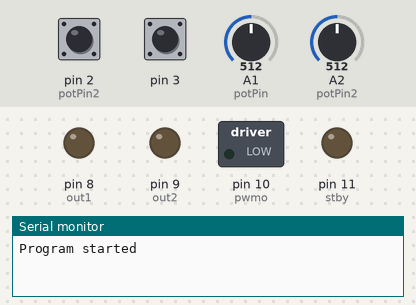
The sketch below on a simulated Arduino Uno, built with avr-gcc and run on an emulated ATmega328P. Parts: switched loads named in the sketch (green lamp = pin HIGH), output pins drawn as LEDs (lit = HIGH), the last lines printed to the serial monitor. Inputs (shaded band) come from the test bench; at power-on: pin 2 (potPin2) HIGH, pin 3 HIGH, A1 (potPin) = 512, A2 (potPin2) = 512.

Above: at 2.2 s.
2.3 s: pin 2 (potPin2) pulled LOW for 0.6 s
At 4.2 s:
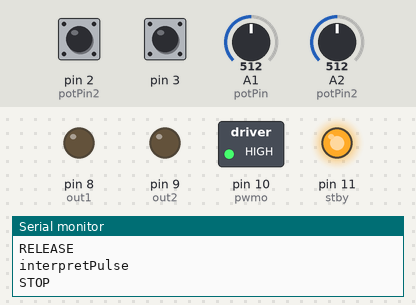
5.9 s: pin 3 pulled LOW for 0.6 s
At 6.38 s:
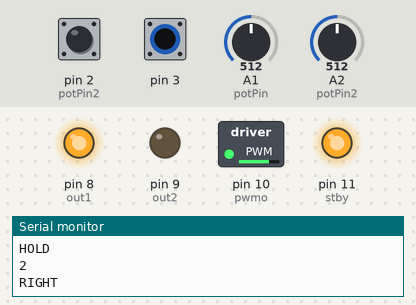
8.0 s: pin 3 pulled LOW for 3.2 s
At 11.7 s:
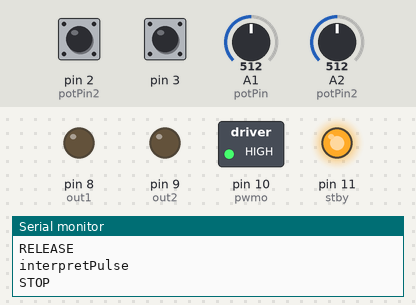
12.7 s: pin 2 (potPin2) pulled LOW for 3.2 s
At 14.2 s:
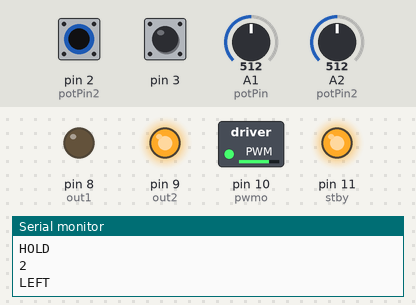
17.4 s: pin 2 (potPin2) pulsed LOW 2 times (0.12 s each, 0.3 s apart)
At 18.6 s:
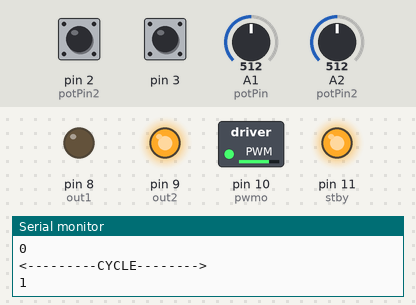
19.5 s: pin 3 pulsed LOW 5 times (0.12 s each, 0.3 s apart)
At 20.2 s:
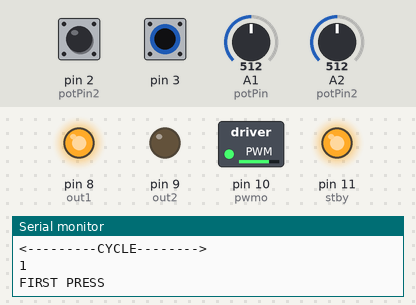
Timing chart, 0 to 23.4 s (numbered marks = the images above; inputs shaded):
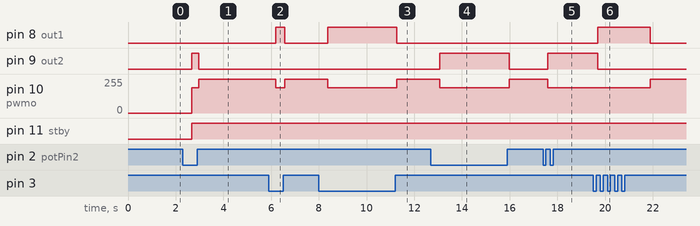

Measured:
- after the input at 2.3 s, pin 9 (out2): LOW → HIGH after 0.37 s, → LOW 0.30 s later; pin 10 (pwmo): 0/255 → 191/255 after 0.37 s, → 255/255 0.30 s later; pin 11 (stby): LOW → HIGH after 0.37 s
- after the input at 5.9 s, pin 8 (out1): LOW → HIGH after 0.30 s, → LOW 0.37 s later; pin 10 (pwmo): 255/255 → 191/255 after 0.30 s, → 255/255 0.37 s later; pin 11 (stby): stays HIGH (without the input it goes to LOW after 2.1 s)
- after the input at 8.0 s, pin 8 (out1): LOW → HIGH after 0.37 s, → LOW 2.9 s later; pin 10 (pwmo): 255/255 → 191/255 after 0.37 s, → 255/255 2.9 s later; pin 11 (stby): stays HIGH (without the input it goes to LOW after 3.6 s)
- after the input at 12.7 s, pin 9 (out2): LOW → HIGH after 0.37 s, → LOW 2.9 s later; pin 10 (pwmo): 255/255 → 191/255 after 0.37 s, → 255/255 2.9 s later; pin 11 (stby): stays HIGH (without the input it goes to LOW after 3.6 s)
- after the input at 17.4 s, pin 9 (out2): LOW → HIGH after 0.20 s; pin 10 (pwmo): 255/255 → 191/255 after 0.20 s
- after the input at 19.5 s, pin 8 (out1): LOW → HIGH after 0.20 s, → LOW 2.2 s later; pin 9 (out2): HIGH → LOW after 0.20 s instead of 3.4 s; pin 10 (pwmo): 191/255 → 255/255 after 2.4 s; pin 11 (stby): stays HIGH (without the input it goes to LOW after 3.4 s)

The sketch:

h-bridge_control.ino
```cpp
#define BTN_DEBOUNCE_TIME 70    // timp de debounce
#define PULSE_WIDTH       300       // cat sa tii butonul apasat sa intre in auto

#define BTN_LEFT          1
#define BTN_RIGHT         2
#define RUN_MANUAL        1
#define RUN_AUTO          2
#define RUN_STOP_AUTO     3

#define RUN_TIME          1000    // timp rulare in ciclu

#define READ_POT_DELAY    500   // read pot only once at 0.5s to free cpu time
#define TIME_TO_STBY      5000  // time to cut power to the motor after it is stopped


/* CONTROL PUNTE H */
/* OUTPUT urile pentru control de punte H */
const int out1 = 8;
const int out2 = 9;
const int pwmo = 10;
const int stby = 11;

const int potPin = 1; //  Analog pin for the potentiometer
const int potPin2 = 2; // Analog pin for the potentiometer2

enum eHBridgeCMD
{
  LEFT,
  RIGHT,
  BRAKE,
  STBY
};

enum eMotorState{
  RUN,
  STOP,
  IDL
};

enum eBtnState {
  BTN_PRESS,
  BTN_RELEASE,
  BTN_HOLD,
  INIT
};

enum eMotorDir{
  CCW,
  CW
};

typedef struct{
  enum eMotorState eState;
  enum eMotorState ePrevState;
  enum eMotorDir eDir;
  enum eHBridgeCMD eCMD;
  int runType;
  int pwmDuty;
  unsigned long timeStarted;
  unsigned long timePaused;
  unsigned long timeToPause;
}stMotor;

/* Button structure */
typedef struct{
  int inputPin;
  int outputPin;
  int readState;
  int prevState;
  int btnPos;
  enum eBtnState btnState;
  unsigned long lastDebounceTime;
  unsigned long pressedTime;
  unsigned long releasedTime;
  unsigned long pulseTime;
}stButton;

stButton leftButton;
stButton rightButton;
stMotor motor;

unsigned long potDelay = millis();
unsigned long stbyTime = millis();
int firstRun = 0;

void setup() {
  Serial.begin(9600);
  delay(1000);
  Serial.println("Program started");

  // Init the structures
  leftButton.inputPin = 2;          // input buton 1
  leftButton.readState = HIGH;
  leftButton.prevState = HIGH;
  leftButton.lastDebounceTime = 0;
  leftButton.pressedTime = 0;
  leftButton.releasedTime = 0;
  leftButton.pulseTime = 0;
  leftButton.btnPos = BTN_LEFT;
  leftButton.btnState = INIT;

  rightButton.inputPin = 3;       // input buton 2
  rightButton.readState = HIGH;
  rightButton.prevState = HIGH;
  rightButton.lastDebounceTime = 0;
  rightButton.pressedTime = 0;
  rightButton.releasedTime = 0;
  rightButton.pulseTime = 0;
  rightButton.btnPos = BTN_RIGHT;
  rightButton.btnState = INIT;

  motor.timeStarted = 0;
  motor.timePaused = 0;
  motor.eState = IDL;
  motor.ePrevState = IDL;
  motor.timeToPause = 1000;
  motor.pwmDuty = 50;

  // Configure input and outputs
  pinMode(leftButton.inputPin, INPUT_PULLUP);
  attachInterrupt(digitalPinToInterrupt(leftButton.inputPin), leftIsr, CHANGE);

  pinMode(rightButton.inputPin, INPUT_PULLUP);
  attachInterrupt(digitalPinToInterrupt(rightButton.inputPin), rightIsr, CHANGE);

  pinMode(out1, OUTPUT);
  pinMode(out2, OUTPUT);
  pinMode(pwmo, OUTPUT);
  pinMode(stby, OUTPUT);
}

void loop() {
  // put your main code here, to run repeatedly:
  pollChanges(&leftButton);
  pollChanges(&rightButton);
  cycleMotor();
  if(millis() - potDelay >= READ_POT_DELAY)
  {
    readPot();
    readPot2();
    potDelay = millis();
  }
  if(millis() - stbyTime >= TIME_TO_STBY && motor.eState == STOP)
  {
    stbyTime = millis();
    motor.ePrevState = STOP;
    motor.eState = IDL;
    motor.eCMD = STBY;
  }
  if(motor.eState != motor.ePrevState)
  {
    controlHBridge(motor.eCMD);
    motor.ePrevState = motor.eState;
  }
}

void updateCommand()
{
  if(motor.eState == RUN)
  {
    if(motor.eDir == CCW)
    {
      motor.eCMD = LEFT;
    }else{
      motor.eCMD = RIGHT;
    }
  }else{
    motor.eCMD = BRAKE;
  }
}

void cycleMotor()
{
  if(motor.runType == RUN_AUTO)
  {
    if(millis() - motor.timeStarted >= RUN_TIME && motor.eState == RUN)
    {
      //pause
      motor.timePaused = millis();
      motor.ePrevState = motor.eState;
      motor.eState = STOP;
      stbyTime = millis();
      Serial.println("<----CYCLE--STOP-->");
      Serial.println(motor.eState);
    }
    if(firstRun == 0 || (millis() - motor.timePaused >= motor.timeToPause && motor.eState != RUN))
    {
      //start
      firstRun = 1;
      motor.timeStarted = millis();
      motor.ePrevState = motor.eState;
      motor.eState = RUN;
      Serial.println("<-----CYCLE--RUN-->");
      Serial.println(motor.eState);
    }
  }else if(motor.runType == RUN_STOP_AUTO)
  {
    motor.ePrevState = motor.eState;
    motor.eState = STOP;
    stbyTime = millis();
    motor.runType = RUN_MANUAL;
    Serial.println("<---------CYCLE-------->");
    Serial.println(motor.eState);
  }
  updateCommand();
}

void controlHBridge(eHBridgeCMD motorState)
{
  switch(motorState)
  {
    case LEFT:
      // motor spin CCW
      Serial.println("LEFT");
      digitalWrite(out1, LOW);
      digitalWrite(out2, HIGH);
      analogWrite(pwmo, motor.pwmDuty);
      digitalWrite(stby, HIGH);
    break;
    case RIGHT:
      // motor spin CW
      Serial.println("RIGHT");
      digitalWrite(out1, HIGH);
      digitalWrite(out2, LOW);
      analogWrite(pwmo, motor.pwmDuty);
      digitalWrite(stby, HIGH);
    break;
    case BRAKE:
      // stop the motor
      Serial.println("STOP");
      digitalWrite(out1, LOW);
      digitalWrite(out2, LOW);
      digitalWrite(pwmo, HIGH);
      digitalWrite(stby, HIGH);
    break;
    case STBY:
      // motor on power saving
      Serial.println("Stand By");
      digitalWrite(out1, LOW);
      digitalWrite(out2, LOW);
      digitalWrite(pwmo, LOW);
      digitalWrite(stby, LOW);
    break;
    default:
      // motor on power saving
      Serial.println("Stand By");
      digitalWrite(out1, LOW);
      digitalWrite(out2, LOW);
      digitalWrite(pwmo, LOW);
      digitalWrite(stby, LOW);
    break;
  }
}

void changeMotorPos(stButton* pButton)
{
  Serial.println(pButton->btnState);
  if(pButton->btnPos == BTN_LEFT)
  {
    if(motor.eState == IDL || motor.eState == STOP)
    {
      motor.eDir = CCW;
    }else{
      motor.eState = STOP;
      stbyTime = millis();
    }
  }else if(pButton->btnPos == BTN_RIGHT)
  {
    if(motor.eState == IDL || motor.eState == STOP)
    {
      motor.eDir = CW;
    }else{
      motor.eState = STOP;
      stbyTime = millis();
    }
  }
  updateCommand();
}

void interpretPulse(stButton* pButton)
{
  Serial.println("interpretPulse");
  if(pButton->btnState == BTN_HOLD)
  {
    motor.eState = STOP;
    stbyTime = millis();
    pButton->btnState = BTN_RELEASE;
    motor.eCMD = BRAKE;
  }else{
     Serial.println("short PULSE");
    if(pButton->pulseTime < PULSE_WIDTH)
    {
      // put motor in continous run
      if(motor.runType == RUN_AUTO)
      {
        motor.runType = RUN_STOP_AUTO;
      }else{
        motor.runType = RUN_AUTO;
      }
      changeMotorPos(pButton);
    }
  }
}

void pollChanges(stButton* pButton)
{
  if(pButton->prevState == LOW)
  {
    unsigned long currentTime = millis();
    if(currentTime - pButton->pressedTime >= PULSE_WIDTH && pButton->btnState == BTN_PRESS)
    {
      // spin motor while btn is held
      pButton->btnState = BTN_HOLD;
      Serial.println("HOLD");
      if(motor.runType == RUN_AUTO)
      {
        motor.runType = RUN_STOP_AUTO;
      }else{
        changeMotorPos(pButton);
        motor.eState = RUN;
      }
    }
  }

  if((millis() - pButton->lastDebounceTime) > BTN_DEBOUNCE_TIME)
  {
    // whatever the reading is at, it's been there for longer than the debounce
    // delay, so take it as the actual current state:

    // if the button state has changed:
    if(pButton->readState != pButton->prevState)
    {
      pButton->prevState = pButton->readState;
      if(pButton->readState == LOW)
      {
        // if the state is low the btn is pressed
        pButton->pressedTime = millis();
        Serial.println("FIRST PRESS");
        pButton->btnState = BTN_PRESS;
      }else{
        // else the btn was released
        Serial.println("RELEASE");
        pButton->releasedTime = millis();
        pButton->pulseTime = pButton->releasedTime - pButton->pressedTime;
        interpretPulse(pButton);
        pButton->btnState = BTN_RELEASE;
      }
    }
  }
}

void debounceInput(stButton* pButton)
{
  // read the pin state
  pButton->readState = digitalRead(pButton->inputPin);
  // if the sw changed, due to noise or pressing
  if(pButton->readState != pButton->prevState)
  {
    pButton->lastDebounceTime = millis();
  }
}

void leftIsr()
{
  debounceInput(&leftButton);
}

void rightIsr()
{
  debounceInput(&rightButton);
}

void readPot()
{
  unsigned long value = analogRead(potPin);
  value = map(value, 0, 1023, 0, 10000);
  motor.timeToPause = value;
}

void readPot2()
{
  unsigned long value = analogRead(potPin2);
  value = map(value, 0, 1023, 50, 100);
  motor.pwmDuty = value * 255 / 100;
}
```
